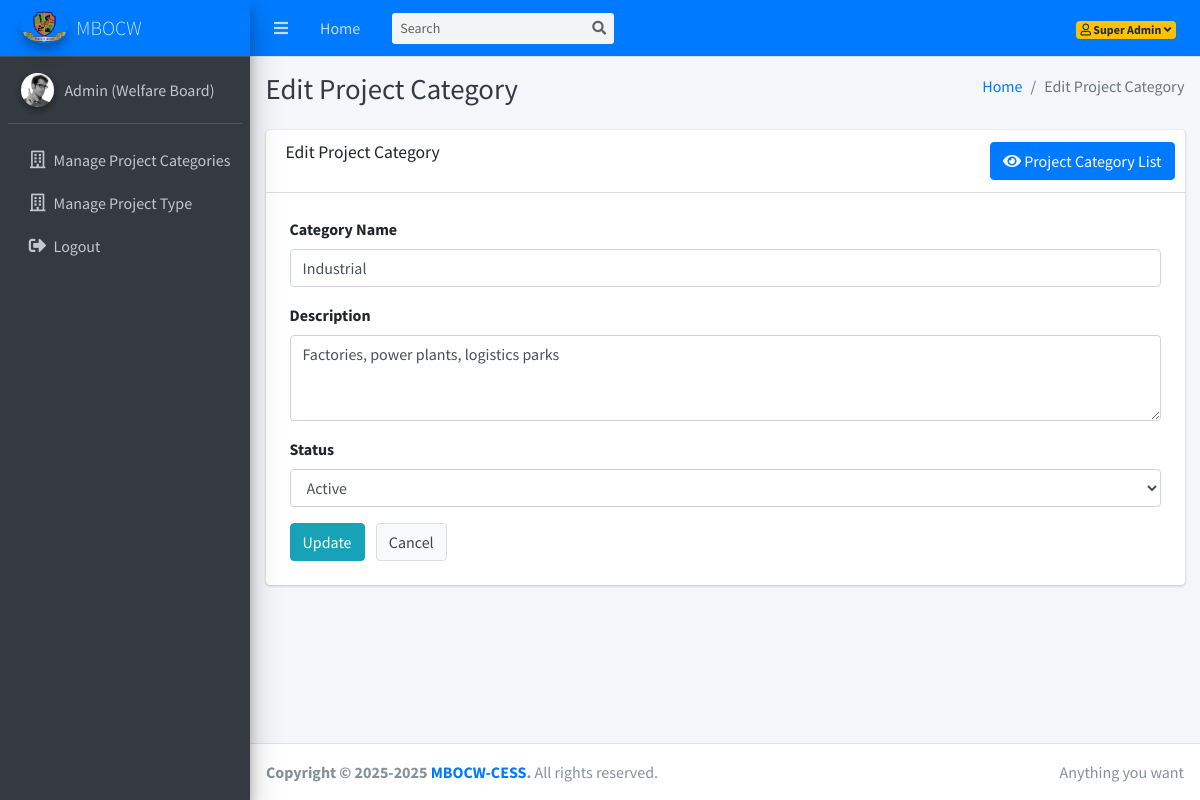
The app's page /dashboard/edit-project-category.php?id=3 (signed in) with its own data.
### tables this page shows
CREATE TABLE IF NOT EXISTS `project_categories` (
  `id` int UNSIGNED NOT NULL AUTO_INCREMENT,
  `name` varchar(100) NOT NULL,
  `description` text,
  `is_active` tinyint(1) DEFAULT '1',
  `created_at` timestamp NULL DEFAULT CURRENT_TIMESTAMP,
  `updated_at` timestamp NULL DEFAULT CURRENT_TIMESTAMP ON UPDATE CURRENT_TIMESTAMP,
  PRIMARY KEY (`id`)
);

### dashboard/edit-project-category.php (the view, shortened to what this page needs)
<?php
require_once '../config/db.php';
$id = intval($_GET['id']);
$stmt = $conn->prepare("SELECT * FROM project_categories WHERE id = ?");
$stmt->bind_param("i", $id);
$stmt->execute();
$result = $stmt->get_result();
$row = $result->fetch_assoc();
?>
<!DOCTYPE html>
<html lang="en">
<head>
  <link rel="stylesheet" href="../plugins/fontawesome-free/css/all.min.css">
  <link rel="stylesheet" href="../dist/css/adminlte.min.css">
</head>
<body class="hold-transition sidebar-mini">
<div class="wrapper">
  <?php include('includes/navbar.php'); ?>
  <?php include('includes/sidebar.php'); ?>
  <div class="content-wrapper">
    <div class="content-header">
      <div class="container-fluid">
        <div class="row mb-2">
          <div class="col-sm-6"><h1 class="m-0 text-dark">Edit Project Category</h1></div>
          <div class="col-sm-6">
            <ol class="breadcrumb float-sm-right">
              <li class="breadcrumb-item"><a href="#">Home</a></li>
              <li class="breadcrumb-item active">Edit Project Category</li>
            </ol>
          </div>
        </div>
      </div>
    </div>
    <div class="content">
      <div class="container-fluid">
        <div class="card">
          <div class="card-header">
            <h3 class="card-title">Edit Project Category</h3>
            <div class="card-tools">
              <a href="project-categories.php" class="btn btn-primary">
                <i class="fas fa-eye"></i> Project Category List
              </a>
            </div>
          </div>
          <div class="card-body p-4">
            <form action="update-project-category.php" method="post">
              <div class="form-group">
                <label for="name">Category Name</label>
                <input type="text" class="form-control" id="name" name="name"
                  value="<?php echo htmlspecialchars($row['name']); ?>" required>
              </div>
              <div class="form-group">
                <label for="description">Description</label>
                <textarea class="form-control" id="description" name="description" rows="3"><?php echo htmlspecialchars($row['description']); ?></textarea>
              </div>
              <div class="form-group">
                <label for="is_active">Status</label>
                <select class="form-control" id="is_active" name="is_active">
                  <option value="1" <?php if ($row['is_active']==1) echo "selected"; ?>>Active</option>
                </select>
              </div>
              <button type="submit" class="btn btn-info">Update</button>
              <a href="project-categories.php" class="btn btn-default ml-2">Cancel</a>
            </form>
          </div>
        </div>
      </div>
    </div>
  </div>
  <?php include('includes/footer.php'); ?>
</div>
</body>
</html>

### records on screen
project_categories: name "Industrial", description "Factories, power plants, logistics parks", is_active "Active"

### other values on screen
$_SESSION['user_name'] "Super Admin"
$_SESSION['user_role_name'] "Admin (Welfare Board)"
